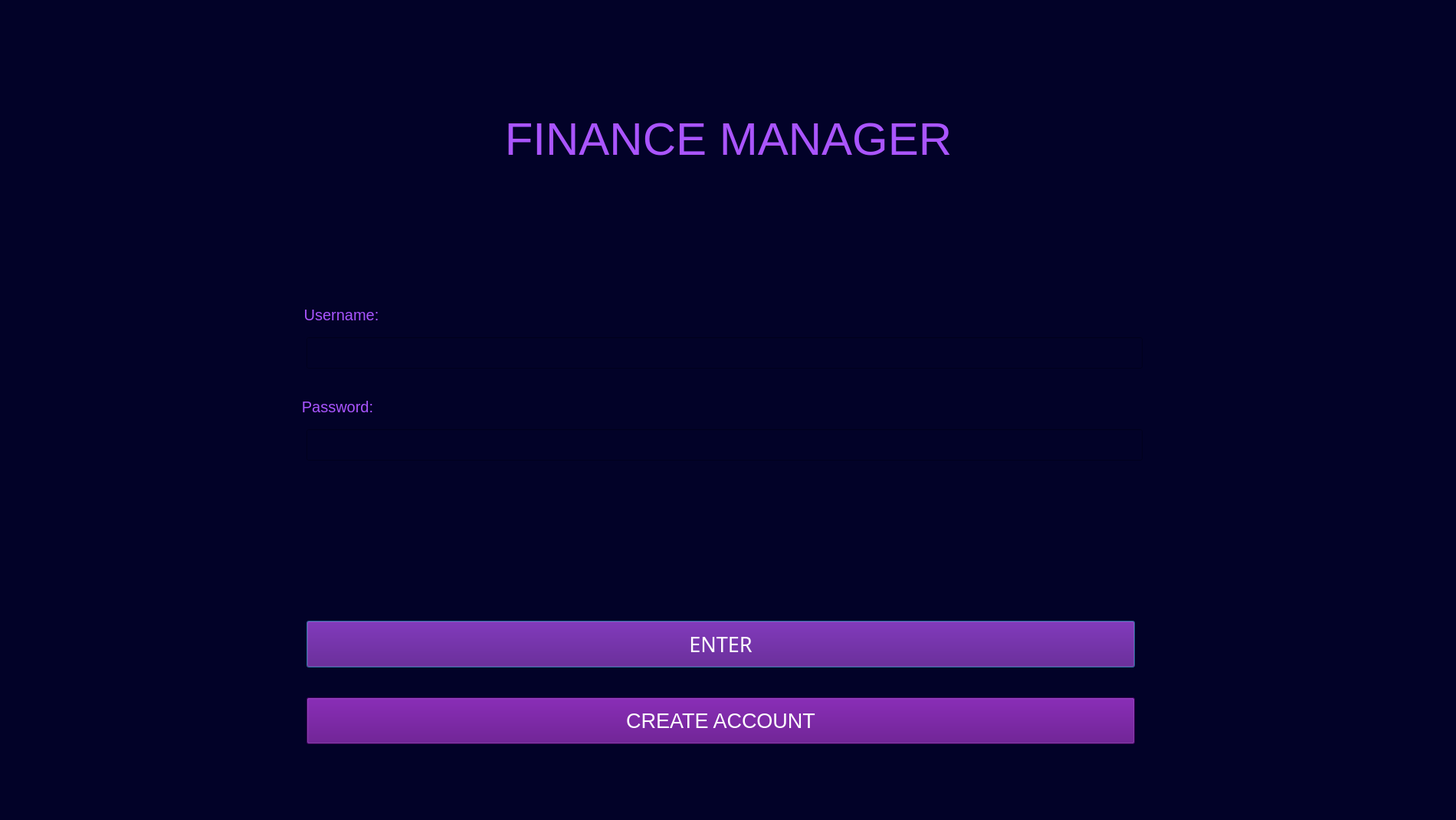
<?xml version="1.0" encoding="UTF-8"?>
<ui version="4.0">
 <class>Dialog</class>
 <widget class="QDialog" name="Dialog">
  <property name="geometry">
   <rect>
    <x>0</x>
    <y>0</y>
    <width>1900</width>
    <height>1070</height>
   </rect>
  </property>
  <property name="windowTitle">
   <string>Dialog</string>
  </property>
  <property name="styleSheet">
   <string notr="true">background-color: rgb(2, 2, 40);</string>
  </property>
  <widget class="QLabel" name="label">
   <property name="geometry">
    <rect>
     <x>0</x>
     <y>120</y>
     <width>1901</width>
     <height>121</height>
    </rect>
   </property>
   <property name="font">
    <font>
     <pointsize>-1</pointsize>
     <weight>50</weight>
     <italic>false</italic>
     <bold>false</bold>
    </font>
   </property>
   <property name="styleSheet">
    <string notr="true">color:rgb(170, 85, 255); font: 60px;</string>
   </property>
   <property name="text">
    <string>FINANCE MANAGER</string>
   </property>
   <property name="alignment">
    <set>Qt::AlignCenter</set>
   </property>
  </widget>
  <widget class="QLabel" name="label_2">
   <property name="geometry">
    <rect>
     <x>370</x>
     <y>390</y>
     <width>151</width>
     <height>41</height>
    </rect>
   </property>
   <property name="font">
    <font>
     <pointsize>-1</pointsize>
     <weight>50</weight>
     <italic>false</italic>
     <bold>false</bold>
    </font>
   </property>
   <property name="styleSheet">
    <string notr="true">color:rgb(170, 85, 255); font: 20px;
background-color: rgb(2, 2, 40);</string>
   </property>
   <property name="text">
    <string>Username:</string>
   </property>
   <property name="alignment">
    <set>Qt::AlignCenter</set>
   </property>
  </widget>
  <widget class="QLineEdit" name="username">
   <property name="geometry">
    <rect>
     <x>400</x>
     <y>440</y>
     <width>1091</width>
     <height>41</height>
    </rect>
   </property>
   <property name="styleSheet">
    <string notr="true">font-size: 20pt; color: rgb(255, 255, 255)</string>
   </property>
   <property name="alignment">
    <set>Qt::AlignCenter</set>
   </property>
  </widget>
  <widget class="QLabel" name="label_3">
   <property name="geometry">
    <rect>
     <x>370</x>
     <y>510</y>
     <width>141</width>
     <height>41</height>
    </rect>
   </property>
   <property name="font">
    <font>
     <pointsize>-1</pointsize>
     <weight>50</weight>
     <italic>false</italic>
     <bold>false</bold>
    </font>
   </property>
   <property name="styleSheet">
    <string notr="true">color:rgb(170, 85, 255); font: 20px;
background-color: rgb(2, 2, 40);</string>
   </property>
   <property name="text">
    <string>Password:</string>
   </property>
   <property name="alignment">
    <set>Qt::AlignCenter</set>
   </property>
  </widget>
  <widget class="QLineEdit" name="password">
   <property name="geometry">
    <rect>
     <x>400</x>
     <y>560</y>
     <width>1091</width>
     <height>41</height>
    </rect>
   </property>
   <property name="styleSheet">
    <string notr="true">font-size: 20pt; color: rgb(255, 255, 255)</string>
   </property>
   <property name="alignment">
    <set>Qt::AlignCenter</set>
   </property>
  </widget>
  <widget class="QPushButton" name="loginbutton">
   <property name="geometry">
    <rect>
     <x>400</x>
     <y>810</y>
     <width>1081</width>
     <height>61</height>
    </rect>
   </property>
   <property name="font">
    <font>
     <family>Segoe UI Semilight</family>
     <pointsize>20</pointsize>
    </font>
   </property>
   <property name="styleSheet">
    <string notr="true">font-size: 20pt; color: rgb(255, 255, 255);
background-color: rgb(85, 0, 127);
font-color: rgb(255, 255, 255);</string>
   </property>
   <property name="text">
    <string>ENTER</string>
   </property>
  </widget>
  <widget class="QPushButton" name="createaccbutton">
   <property name="geometry">
    <rect>
     <x>400</x>
     <y>910</y>
     <width>1081</width>
     <height>61</height>
    </rect>
   </property>
   <property name="sizePolicy">
    <sizepolicy hsizetype="Minimum" vsizetype="Fixed">
     <horstretch>0</horstretch>
     <verstretch>0</verstretch>
    </sizepolicy>
   </property>
   <property name="font">
    <font>
     <pointsize>20</pointsize>
    </font>
   </property>
   <property name="styleSheet">
    <string notr="true">font-size: 20pt; color: rgb(255, 255, 255);
background-color: rgb(85, 0, 127);
font-color: rgb(255, 255, 255);</string>
   </property>
   <property name="text">
    <string>CREATE ACCOUNT</string>
   </property>
  </widget>
  <widget class="QLabel" name="error">
   <property name="geometry">
    <rect>
     <x>400</x>
     <y>640</y>
     <width>1081</width>
     <height>31</height>
    </rect>
   </property>
   <property name="styleSheet">
    <string notr="true">font-size:20px ;color: rgb(255, 0, 0);
background-color: rgb(2, 2, 40);</string>
   </property>
   <property name="text">
    <string/>
   </property>
   <property name="alignment">
    <set>Qt::AlignCenter</set>
   </property>
  </widget>
 </widget>
 <resources/>
 <connections/>
</ui>
